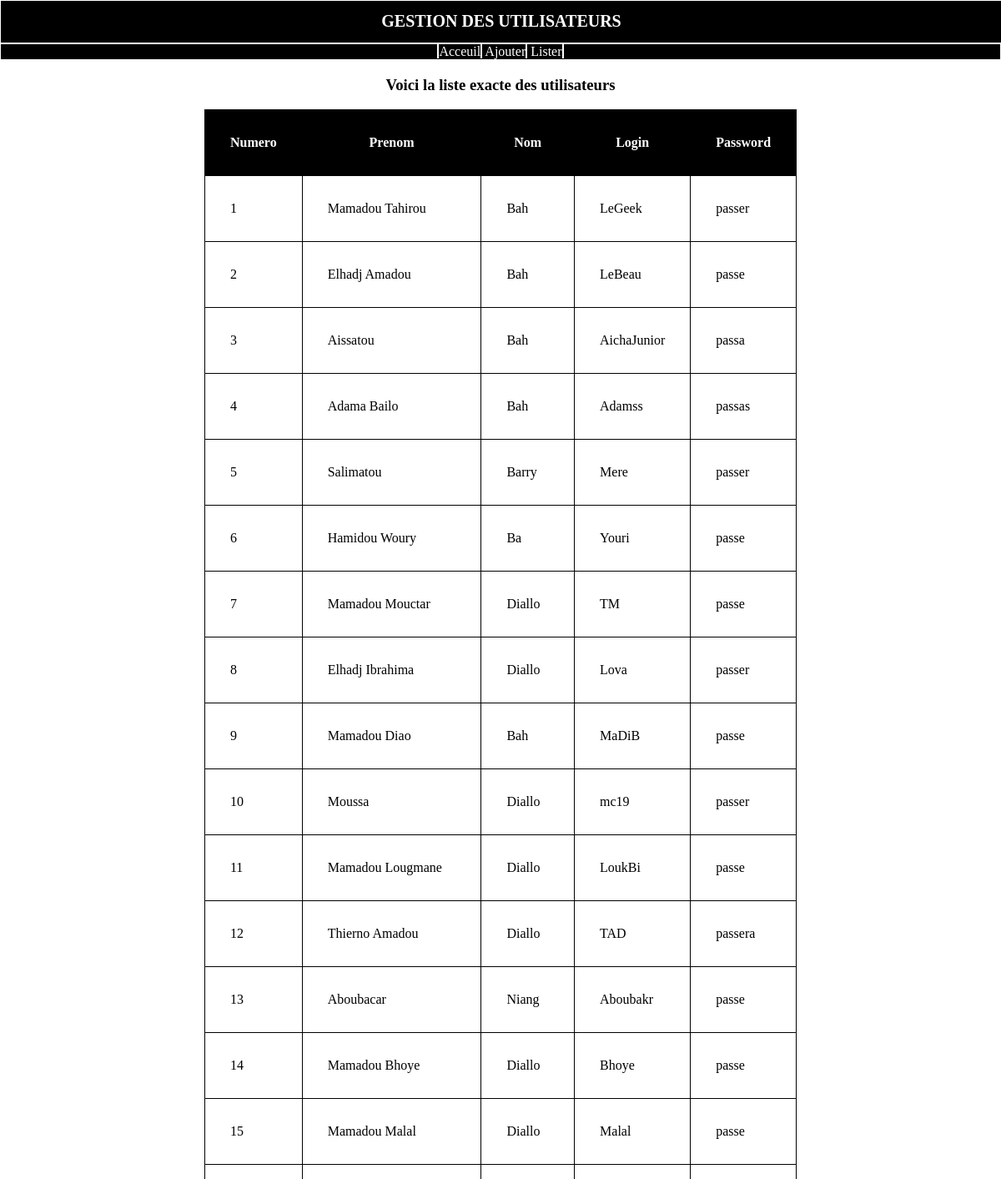
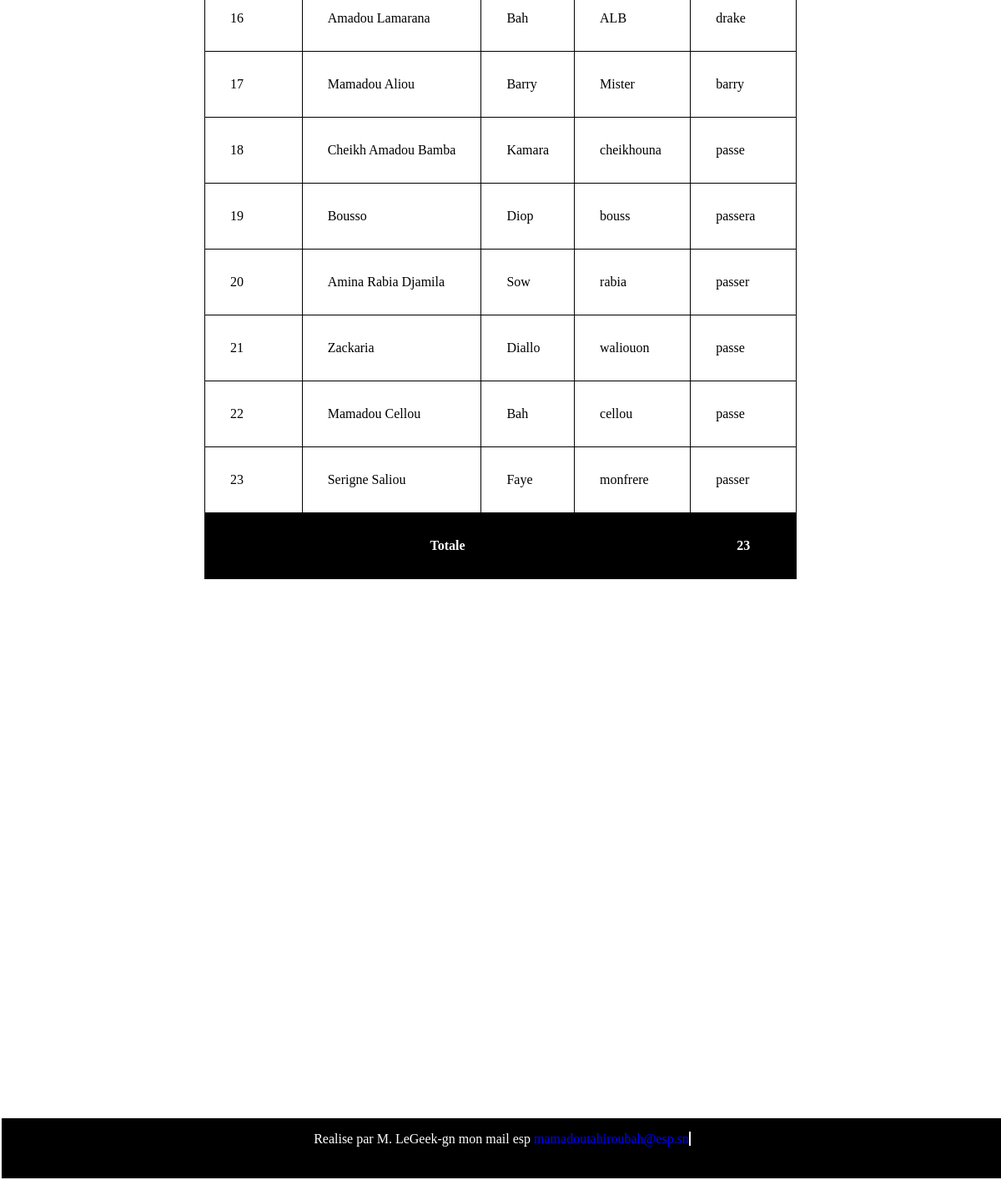
Page /liste.php on the committed database (2 pictures, top to bottom).
### tables this page shows
CREATE TABLE `utilisateurs` (
  `prenom` varchar(100) DEFAULT NULL,
  `nom` varchar(50) DEFAULT NULL,
  `login` varchar(50) DEFAULT NULL,
  `password` varchar(50) DEFAULT NULL
);

### PUBLIC/liste.php (the view, shortened to what this page needs)
 <?php
	try {
		$bdd = new PDO("mysql:host=localhost;dbname=users",'root');
	} catch (PDOException $e) {
		echo "erreur de connexion ".$e->getMessage();
	}
	$i = 0;
	$rq = $bdd->query("SELECT * FROM utilisateurs WHERE nom!=''");
 ?>
<!DOCTYPE html>
<html>
<head>
</head>
<body>
	<center>
		<h3>Voici la liste exacte des utilisateurs</h3>
		<table border="2" cellpadding="30">
			<th>Numero</th>
			<th>Prenom</th>
			<th>Nom</th>
			<th>Login</th>
			<th>Password</th>
			<?php foreach ($rq as $user):?>
			<tr>
				<td><?php echo ++$i ?></td>
				<td><?php echo $user['prenom'] ?></td>
				<td><?php echo $user['nom'] ?></td>
				<td><?php echo $user['login'] ?></td>
				<td><?php echo $user['password'] ?></td>
			</tr>
			<?php endforeach ?>
			<tr>
				<th colspan="4">Totale</th>
				<th><?php echo $i ?></th>
			</tr>
		</table>
	</center>
</body>
</html>

### PUBLIC/header.css (style rules this page uses)
body { margin: 0px; padding: 0px; }
.titre { background: black; color: white; width: 100%; font-size: 10px; border: 1px solid white; }
.lien { background: black; border: 1px solid white; }
div a { text-decoration: none; color: white; border-right: 2px solid white; }
div #accueil { border-left: 2px solid white; border-right: 2px solid white; }
th { background: black; color: white; }
table { border-collapse: collapse; border: 1px solid black; }

### PUBLIC/footer.css (style rules this page uses)
body { margin: 0px; padding: 0px; }
html,body { height: 90%; }
#contenu { min-height: 100%; position: relative; }
p a { color: blue; text-decoration: none; }
footer { background: black; color: white; border: 2px solid white; width: 100%; height: 10%; position: absolute; bottom: 0px; left: 0px; }

### rows in the picture
utilisateurs: prenom "Mamadou Tahirou", nom "Bah", login "LeGeek", password "passer"
utilisateurs: prenom "Elhadj Amadou", nom "Bah", login "LeBeau", password "passe"
utilisateurs: prenom "Aissatou", nom "Bah", login "AichaJunior", password "passa"
utilisateurs: prenom "Adama Bailo", nom "Bah", login "Adamss", password "passas"
utilisateurs: prenom "Salimatou", nom "Barry", login "Mere", password "passer"
utilisateurs: prenom "Hamidou Woury", nom "Ba", login "Youri", password "passe"
utilisateurs: prenom "Mamadou Mouctar", nom "Diallo", login "TM", password "passe"
utilisateurs: prenom "Elhadj Ibrahima", nom "Diallo", login "Lova", password "passer"
utilisateurs: prenom "Mamadou Diao", nom "Bah", login "MaDiB", password "passe"
utilisateurs: prenom "Moussa", nom "Diallo", login "mc19", password "passer"
utilisateurs: prenom "Mamadou Lougmane", nom "Diallo", login "LoukBi", password "passe"
utilisateurs: prenom "Thierno Amadou", nom "Diallo", login "TAD", password "passera"
utilisateurs: prenom "Aboubacar", nom "Niang", login "Aboubakr", password "passe"
utilisateurs: prenom "Mamadou Bhoye", nom "Diallo", login "Bhoye", password "passe"
utilisateurs: prenom "Mamadou Malal", nom "Diallo", login "Malal", password "passe"
utilisateurs: prenom "Amadou Lamarana", nom "Bah", login "ALB", password "drake"
utilisateurs: prenom "Mamadou Aliou", nom "Barry", login "Mister", password "barry"
utilisateurs: prenom "Cheikh Amadou Bamba", nom "Kamara", login "cheikhouna", password "passe"
utilisateurs: prenom "Bousso", nom "Diop", login "bouss", password "passera"
utilisateurs: prenom "Amina Rabia Djamila", nom "Sow", login "rabia", password "passer"
utilisateurs: prenom "Zackaria", nom "Diallo", login "waliouon", password "passe"
utilisateurs: prenom "Mamadou Cellou", nom "Bah", login "cellou", password "passe"
utilisateurs: prenom "Serigne Saliou", nom "Faye", login "monfrere", password "passer"

### other values in the picture
$i "23"
